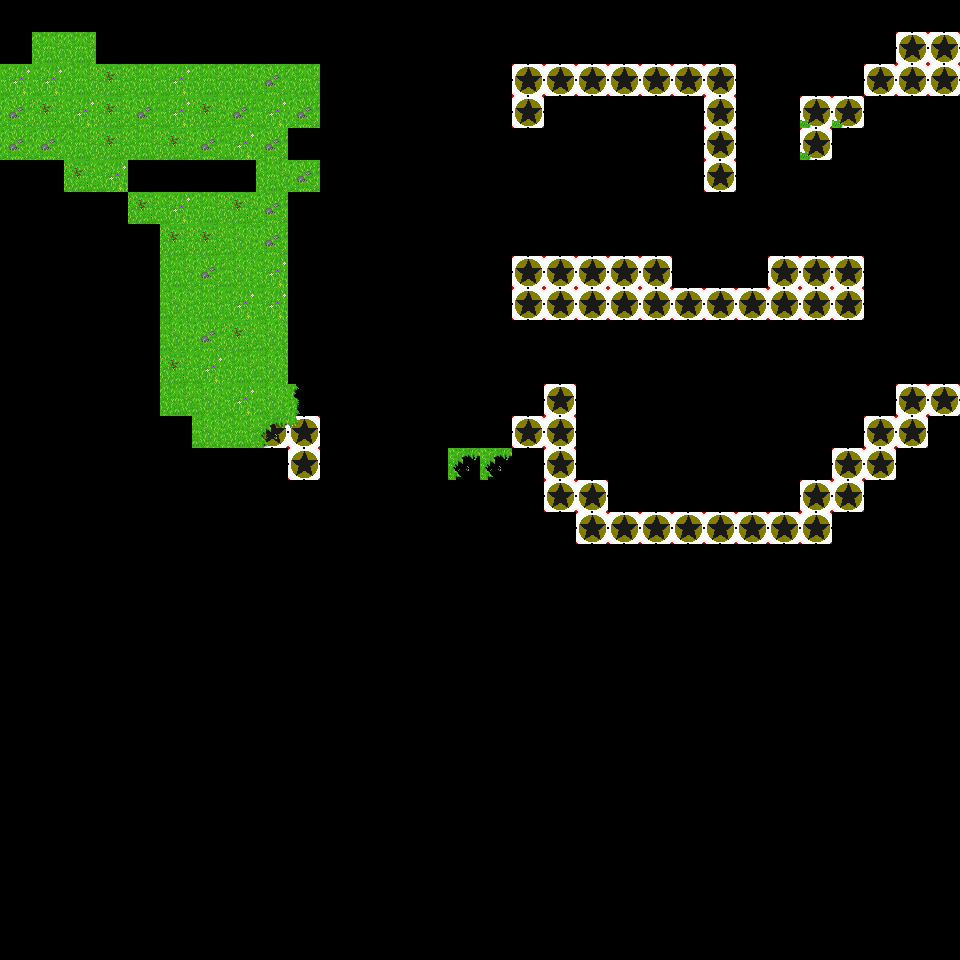

A level layout from a 2D game, rendered from its tile map. Below: a short description, then the map file with its tile-grid data intact:
An orthogonal 30x30 tile map with 32x32 px tiles, 2 tile layers (Tile Layer 1, Tile Layer 2), 2 tilesets.

<map version="1.0" orientation="orthogonal" renderorder="right-down" width="30" height="30" tilewidth="32" tileheight="32" nextobjectid="1">
 <tileset firstgid="1" name="placeholder" tilewidth="32" tileheight="32" tilecount="1" columns="1">
  <image source="../server/public/images/our-art/placeholder.png" width="32" height="32" />
 </tileset>
 <tileset firstgid="2" name="grass" tilewidth="32" tileheight="32" tilecount="20" columns="5">
  <image source="../server/public/images/our-art/tiles/grass.png" width="160" height="128" />
 </tileset>
 <layer name="Tile Layer 1" width="30" height="30">
  <data encoding="csv">
0,0,0,0,0,0,0,0,0,0,0,0,0,0,0,0,0,0,0,0,0,0,0,0,0,0,0,0,0,0,
0,0,0,0,0,0,0,0,0,0,0,0,0,0,0,0,0,0,0,0,0,0,0,0,0,0,0,0,1,1,
0,0,0,0,0,0,0,0,0,0,0,0,0,0,0,0,1,1,1,1,1,1,1,0,0,0,0,1,1,1,
0,0,0,0,0,0,0,0,0,0,0,0,0,0,0,0,1,0,0,0,0,0,1,0,0,1,1,0,0,0,
0,0,0,0,0,0,0,0,0,0,0,0,0,0,0,0,0,0,0,0,0,0,1,0,0,1,0,0,0,0,
0,0,0,0,0,0,0,0,0,0,0,0,0,0,0,0,0,0,0,0,0,0,1,0,0,0,0,0,0,0,
0,0,0,0,0,0,0,0,0,0,0,0,0,0,0,0,0,0,0,0,0,0,0,0,0,0,0,0,0,0,
0,0,0,0,0,12,12,12,12,0,0,0,0,0,0,0,0,0,0,0,0,0,0,0,0,0,0,0,0,0,
0,0,0,0,0,12,12,12,12,0,0,0,0,0,0,0,1,1,1,1,1,0,0,0,1,1,1,0,0,0,
0,0,0,0,0,12,12,12,12,0,0,0,0,0,0,0,1,1,1,1,1,1,1,1,1,1,1,0,0,0,
0,0,0,0,0,12,12,12,12,0,0,0,0,0,0,0,0,0,0,0,0,0,0,0,0,0,0,0,0,0,
0,0,0,0,0,12,12,12,12,0,0,0,0,0,0,0,0,0,0,0,0,0,0,0,0,0,0,0,0,0,
0,0,0,0,0,12,12,12,12,0,0,0,0,0,0,0,0,1,0,0,0,0,0,0,0,0,0,0,1,1,
0,0,0,0,0,0,12,12,1,1,0,0,0,0,0,0,1,1,0,0,0,0,0,0,0,0,0,1,1,0,
0,0,0,0,0,0,0,0,0,1,0,0,0,0,0,0,0,1,0,0,0,0,0,0,0,0,1,1,0,0,
0,0,0,0,0,0,0,0,0,0,0,0,0,0,0,0,0,1,1,0,0,0,0,0,0,1,1,0,0,0,
0,0,0,0,0,0,0,0,0,0,0,0,0,0,0,0,0,0,1,1,1,1,1,1,1,1,0,0,0,0,
0,0,0,0,0,0,0,0,0,0,0,0,0,0,0,0,0,0,0,0,0,0,0,0,0,0,0,0,0,0,
0,0,0,0,0,0,0,0,0,0,0,0,0,0,0,0,0,0,0,0,0,0,0,0,0,0,0,0,0,0,
0,0,0,0,0,0,0,0,0,0,0,0,0,0,0,0,0,0,0,0,0,0,0,0,0,0,0,0,0,0,
0,0,0,0,0,0,0,0,0,0,0,0,0,0,0,0,0,0,0,0,0,0,0,0,0,0,0,0,0,0,
0,0,0,0,0,0,0,0,0,0,0,0,0,0,0,0,0,0,0,0,0,0,0,0,0,0,0,0,0,0,
0,0,0,0,0,0,0,0,0,0,0,0,0,0,0,0,0,0,0,0,0,0,0,0,0,0,0,0,0,0,
0,0,0,0,0,0,0,0,0,0,0,0,0,0,0,0,0,0,0,0,0,0,0,0,0,0,0,0,0,0,
0,0,0,0,0,0,0,0,0,0,0,0,0,0,0,0,0,0,0,0,0,0,0,0,0,0,0,0,0,0,
0,0,0,0,0,0,0,0,0,0,0,0,0,0,0,0,0,0,0,0,0,0,0,0,0,0,0,0,0,0,
0,0,0,0,0,0,0,0,0,0,0,0,0,0,0,0,0,0,0,0,0,0,0,0,0,0,0,0,0,0,
0,0,0,0,0,0,0,0,0,0,0,0,0,0,0,0,0,0,0,0,0,0,0,0,0,0,0,0,0,0,
0,0,0,0,0,0,0,0,0,0,0,0,0,0,0,0,0,0,0,0,0,0,0,0,0,0,0,0,0,0,
0,0,0,0,0,0,0,0,0,0,0,0,0,0,0,0,0,0,0,0,0,0,0,0,0,0,0,0,0,0
</data>
 </layer>
 <layer name="Tile Layer 2" width="30" height="30">
  <data encoding="csv">
0,0,0,0,0,0,0,0,0,0,0,0,0,0,0,0,0,0,0,0,0,0,0,0,0,0,0,0,0,0,
0,17,17,0,0,0,0,0,0,0,0,0,0,0,0,0,0,0,0,0,0,0,0,0,0,0,0,0,0,0,
13,13,17,12,17,13,17,17,18,17,0,0,0,0,0,0,0,0,0,0,0,0,0,0,0,0,0,0,0,0,
18,12,13,12,18,13,12,18,13,18,0,0,0,0,0,0,0,0,0,0,0,0,0,0,0,9,9,0,0,0,
18,18,17,12,17,12,18,13,18,0,0,0,0,0,0,0,0,0,0,0,0,0,0,0,0,9,0,0,0,0,
0,0,12,13,0,0,0,0,17,18,0,0,0,0,0,0,0,0,0,0,0,0,0,0,0,0,0,0,0,0,
0,0,0,0,12,13,17,12,18,0,0,0,0,0,0,0,0,0,0,0,0,0,0,0,0,0,0,0,0,0,
0,0,0,0,0,0,0,19,18,0,0,0,0,0,0,0,0,0,0,0,0,0,0,0,0,0,0,0,0,0,
0,0,0,0,0,17,18,19,13,0,0,0,0,0,0,0,0,0,0,0,0,0,0,0,0,0,0,0,0,0,
0,0,0,0,0,19,17,13,13,0,0,0,0,0,0,0,0,0,0,0,0,0,0,0,0,0,0,0,0,0,
0,0,0,0,0,19,18,0,19,0,0,0,0,0,0,0,0,0,0,0,0,0,0,0,0,0,0,0,0,0,
0,0,0,0,0,0,13,17,19,0,0,0,0,0,0,0,0,0,0,0,0,0,0,0,0,0,0,0,0,0,
0,0,0,0,0,17,19,13,19,14,0,0,0,0,0,0,0,0,0,0,0,0,0,0,0,0,0,0,0,0,
0,0,0,0,0,0,19,17,2,4,0,0,0,0,0,0,0,0,0,0,0,0,0,0,0,0,0,0,0,0,
0,0,0,0,0,0,0,0,0,0,0,0,0,0,2,2,0,0,0,0,0,0,0,0,0,0,0,0,0,0,
0,0,0,0,0,0,0,0,0,0,0,0,0,0,0,0,0,0,0,0,0,0,0,0,0,0,0,0,0,0,
0,0,0,0,0,0,0,0,0,0,0,0,0,0,0,0,0,0,0,0,0,0,0,0,0,0,0,0,0,0,
0,0,0,0,0,0,0,0,0,0,0,0,0,0,0,0,0,0,0,0,0,0,0,0,0,0,0,0,0,0,
0,0,0,0,0,0,0,0,0,0,0,0,0,0,0,0,0,0,0,0,0,0,0,0,0,0,0,0,0,0,
0,0,0,0,0,0,0,0,0,0,0,0,0,0,0,0,0,0,0,0,0,0,0,0,0,0,0,0,0,0,
0,0,0,0,0,0,0,0,0,0,0,0,0,0,0,0,0,0,0,0,0,0,0,0,0,0,0,0,0,0,
0,0,0,0,0,0,0,0,0,0,0,0,0,0,0,0,0,0,0,0,0,0,0,0,0,0,0,0,0,0,
0,0,0,0,0,0,0,0,0,0,0,0,0,0,0,0,0,0,0,0,0,0,0,0,0,0,0,0,0,0,
0,0,0,0,0,0,0,0,0,0,0,0,0,0,0,0,0,0,0,0,0,0,0,0,0,0,0,0,0,0,
0,0,0,0,0,0,0,0,0,0,0,0,0,0,0,0,0,0,0,0,0,0,0,0,0,0,0,0,0,0,
0,0,0,0,0,0,0,0,0,0,0,0,0,0,0,0,0,0,0,0,0,0,0,0,0,0,0,0,0,0,
0,0,0,0,0,0,0,0,0,0,0,0,0,0,0,0,0,0,0,0,0,0,0,0,0,0,0,0,0,0,
0,0,0,0,0,0,0,0,0,0,0,0,0,0,0,0,0,0,0,0,0,0,0,0,0,0,0,0,0,0,
0,0,0,0,0,0,0,0,0,0,0,0,0,0,0,0,0,0,0,0,0,0,0,0,0,0,0,0,0,0,
0,0,0,0,0,0,0,0,0,0,0,0,0,0,0,0,0,0,0,0,0,0,0,0,0,0,0,0,0,0
</data>
 </layer>
</map>